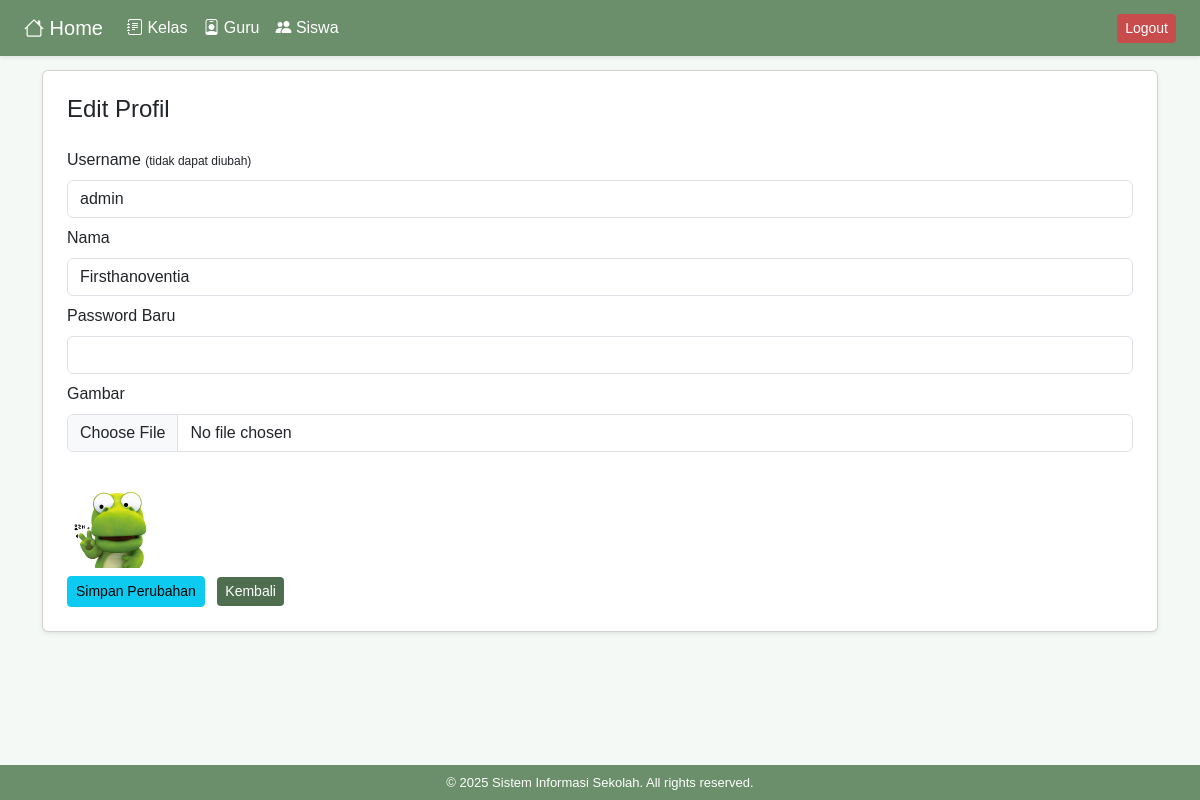
The page /profil.php (signed in) on the database its author committed.
### tables this page shows
CREATE TABLE `users` (
  `id_user` int(11) NOT NULL,
  `nama` varchar(100) DEFAULT NULL,
  `username` varchar(50) DEFAULT NULL,
  `password` varchar(255) DEFAULT NULL,
  `gambar` varchar(255) DEFAULT NULL
);

### profil.php (the view, shortened to what this page needs)
<?php
include 'koneksi.php';
$id_user = $_SESSION['id_user'];
$query = mysqli_query($conn, "SELECT * FROM users WHERE id_user = '$id_user'");
$data = mysqli_fetch_assoc($query);
?>
<!DOCTYPE html>
<html lang="en">
<head>
    <link rel="stylesheet" href="assets/css/bootstrap.min.css">
</head>
<body>
<?php include 'header.php'; ?>
<div class="container">
    <div class="card shadow-sm p-4 bg-white rounded">
        <h4 class="mb-4">Edit Profil</h4>
        <form action="proses_edit_profil.php" method="POST" enctype="multipart/form-data">
            <div class="mb-2">
                <label for="username" class="form-label">Username <span style="font-size: 12px;">(tidak dapat diubah)</span></label>
                <input type="text" class="form-control" id="username" name="username" value="<?php echo $data['username']; ?>" readonly>
            </div>
            <div class="mb-2">
                <label for="nama" class="form-label">Nama</label>
                <input type="text" class="form-control" id="nama" name="nama" value="<?php echo $data['nama']; ?>" required>
            </div>
            <div class="mb-2">
                <label for="password" class="form-label">Password Baru</label>
                <input type="password" class="form-control" id="password" name="password">
            </div>
            <div class="mb-2">
                <label for="gambar" class="form-label">Gambar</label>
                <input type="file" class="form-control" id="gambar" name="gambar">
                <img src="img/<?php echo $data['gambar']; ?>" width="100" height="100" class="mt-3">
            </div>
            <button type="submit" class="btn btn-sm btn-info me-2">Simpan Perubahan</button>
            <a href="index.php" class="btn btn-sm btn-secondary">Kembali</a>
        </form>
    </div>
</div>
<?php include 'footer.php'; ?>
</body>
</html>

### header.php (style rules this page uses)
body { background: #F5F9F6; font-family: sans-serif; padding-top: 70px; }
.btn-secondary { background: #4F6D4F; color: #fff; border: none; }

### rows shown on the page
users: username "admin", nama "Firsthanoventia", gambar (picture)
